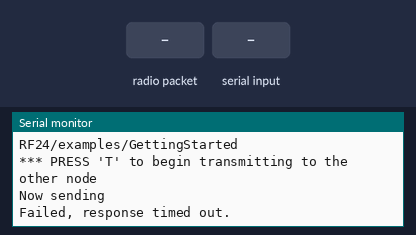
A sketch run on a simulated ATtiny85, built with avr-gcc and run on an emulated ATtiny85. Parts: the last lines printed to the serial monitor. The inputs (shaded band) are chosen by the test bench. No radio packets arrive unless stated.

Above: at 1.2 s.
1.3 s: radio packet "T" arrives
At 6.2 s:
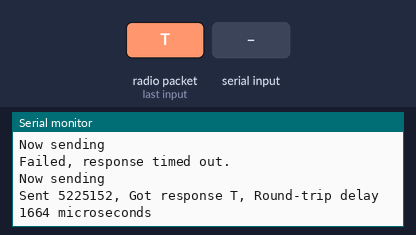
6.7 s: "R" received over Serial
At 11.4 s:
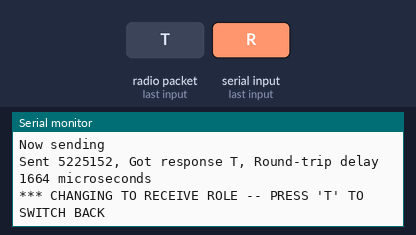
11.7 s: radio packet "R" arrives
At 12.6 s:
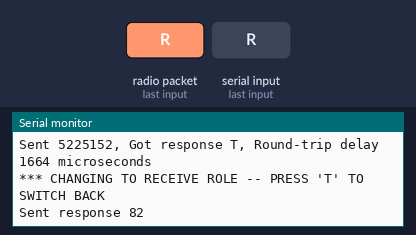
13.2 s: "T" received over Serial
At 13.36 s:
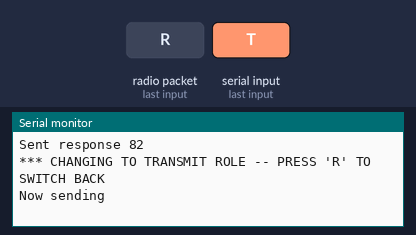
14.7 s: radio packet "1" arrives
At 19.5 s:
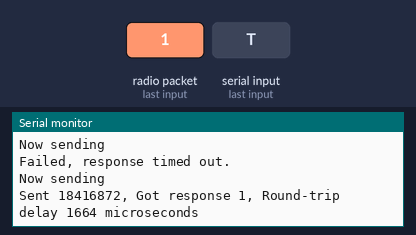
19.9 s: radio packet "R" arrives
At 23.8 s:
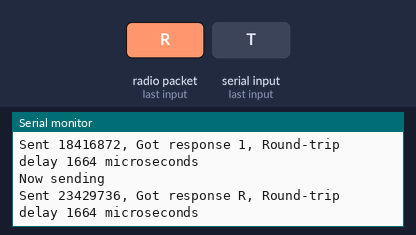

Measured:
- after the input at 1.3 s, the serial monitor: prints a new line after 3.9 s (image 1)
- after the input at 6.7 s, the serial monitor: prints a new line after 3.5 s (image 2)
- after the input at 11.7 s, the serial monitor: prints a new line at once (image 3)
- after the input at 13.2 s, the serial monitor: prints a new line at once (image 4)
- after the input at 14.7 s, the serial monitor: prints a new line after 3.7 s (image 5)
- after the input at 19.9 s, the serial monitor: prints a new line after 3.5 s (image 6)

The sketch:

data.ino
```cpp
/*
* Getting Started example sketch for nRF24L01+ radios
* This is a very basic example of how to send data from one node to another
* Updated: Dec 2014 by TMRh20
*/

#include <SPI.h>
#include "RF24.h"

/****************** User Config ***************************/
/***      Set this radio as radio number 0 or 1         ***/
bool radioNumber = 0;

long readVcc() {
  // Read 1.1V reference against AVcc
  // set the reference to Vcc and the measurement to the internal 1.1V reference
  #if defined(__AVR_ATmega32U4__) || defined(__AVR_ATmega1280__) || defined(__AVR_ATmega2560__)
    ADMUX = _BV(REFS0) | _BV(MUX4) | _BV(MUX3) | _BV(MUX2) | _BV(MUX1);
  #elif defined (__AVR_ATtiny24__) || defined(__AVR_ATtiny44__) || defined(__AVR_ATtiny84__)
    ADMUX = _BV(MUX5) | _BV(MUX0);
  #elif defined (__AVR_ATtiny25__) || defined(__AVR_ATtiny45__) || defined(__AVR_ATtiny85__)
    ADMUX = _BV(MUX3) | _BV(MUX2);
  #else
    ADMUX = _BV(REFS0) | _BV(MUX3) | _BV(MUX2) | _BV(MUX1);
  #endif

  delay(2); // Wait for Vref to settle
  ADCSRA |= _BV(ADSC); // Start conversion
  while (bit_is_set(ADCSRA,ADSC)); // measuring

  uint8_t low  = ADCL; // must read ADCL first - it then locks ADCH
  uint8_t high = ADCH; // unlocks both

  long result = (high<<8) | low;

  result = 1125300L / result; // Calculate Vcc (in mV); 1125300 = 1.1*1023*1000
  return result; // Vcc in millivolts
}

/* Hardware configuration: Set up nRF24L01 radio on SPI bus plus pins 7 & 8 */
RF24 radio(9, 10);
/**********************************************************/

byte addresses[][6] = {"1Node","2Node"};

/* Data from sensors
- Humidité : Float
- Température: Float
- Pluie : Booléen
- Pression : Float
- Luminosité: Integer
- Tension VCC : Integer ⇒ 5002 mV
*/
struct payload_data_t
{
  float p;
  float t;
  float h;
  short vcc;
  short lum;
  bool rain;
};

payload_data_t data;

// Used to control whether this node is sending or receiving
bool role = 1;

void setup() {
  Serial.begin(115200);
  Serial.println(F("RF24/examples/GettingStarted"));
  Serial.println(F("*** PRESS 'T' to begin transmitting to the other node"));

  radio.begin();

  // Set the PA Level low to prevent power supply related issues since this is a
 // getting_started sketch, and the likelihood of close proximity of the devices. RF24_PA_MAX is default.
  radio.setPALevel(RF24_PA_LOW);

  // Open a writing and reading pipe on each radio, with opposite addresses
  if(radioNumber){
    radio.openWritingPipe(addresses[1]);
    radio.openReadingPipe(1,addresses[0]);
  }else{
    radio.openWritingPipe(addresses[0]);
    radio.openReadingPipe(1,addresses[1]);
  }

  // Start the radio listening for data
  radio.startListening();
}

void loop() {


/****************** Ping Out Role ***************************/
if (role == 1)  {

    radio.stopListening();                                    // First, stop listening so we can talk.
    // Read data
    data.t = 25;
    data.p = 1023.12;
    data.h = 45.30;
    data.rain = true;
    data.lum = 930;
    data.vcc = readVcc();

    Serial.println(F("Now sending"));

    unsigned long start_time = micros();                             // Take the time, and send it.  This will block until complete
    // const char text[] = "Hello World";                           // Take the time, and send it.  This will block until complete
    if (!radio.write( &data, sizeof(data) )){
      Serial.println(F("failed"));
    }

    radio.startListening();                                    // Now, continue listening

    unsigned long started_waiting_at = micros();               // Set up a timeout period, get the current microseconds
    boolean timeout = false;                                   // Set up a variable to indicate if a response was received or not

    while ( ! radio.available() ){                             // While nothing is received
      if (micros() - started_waiting_at > 200000 ){            // If waited longer than 200ms, indicate timeout and exit while loop
          timeout = true;
          break;
      }
    }

    if ( timeout ){                                             // Describe the results
        Serial.println(F("Failed, response timed out."));
    }else{
        // unsigned long got_time;
        char answer[32] = {0};                              // Grab the response, compare, and send to debugging spew
        radio.read( &answer, sizeof(answer) );
        unsigned long end_time = micros();

        // Spew it
        Serial.print(F("Sent "));
        Serial.print(start_time);
        Serial.print(F(", Got response "));
        Serial.print(answer);
        Serial.print(F(", Round-trip delay "));
        Serial.print(end_time-start_time);
        Serial.println(F(" microseconds"));
    }

    // Try again 1s later
    delay(5000);
  }


/****************** Pong Back Role ***************************/

  if ( role == 0 )
  {
    unsigned long got_time;

    if( radio.available()){
                                                                    // Variable for the received timestamp
      while (radio.available()) {                                   // While there is data ready
        radio.read( &got_time, sizeof(unsigned long) );             // Get the payload
      }

      radio.stopListening();                                        // First, stop listening so we can talk
      radio.write( &got_time, sizeof(unsigned long) );              // Send the final one back.
      radio.startListening();                                       // Now, resume listening so we catch the next packets.
      Serial.print(F("Sent response "));
      Serial.println(got_time);
   }
 }


/****************** Change Roles via Serial Commands ***************************/

  if ( Serial.available() )
  {
    char c = toupper(Serial.read());
    if ( c == 'T' && role == 0 ){
      Serial.println(F("*** CHANGING TO TRANSMIT ROLE -- PRESS 'R' TO SWITCH BACK"));
      role = 1;                  // Become the primary transmitter (ping out)

   }else
    if ( c == 'R' && role == 1 ){
      Serial.println(F("*** CHANGING TO RECEIVE ROLE -- PRESS 'T' TO SWITCH BACK"));
       role = 0;                // Become the primary receiver (pong back)
       radio.startListening();

    }
  }


} // Loop
```
